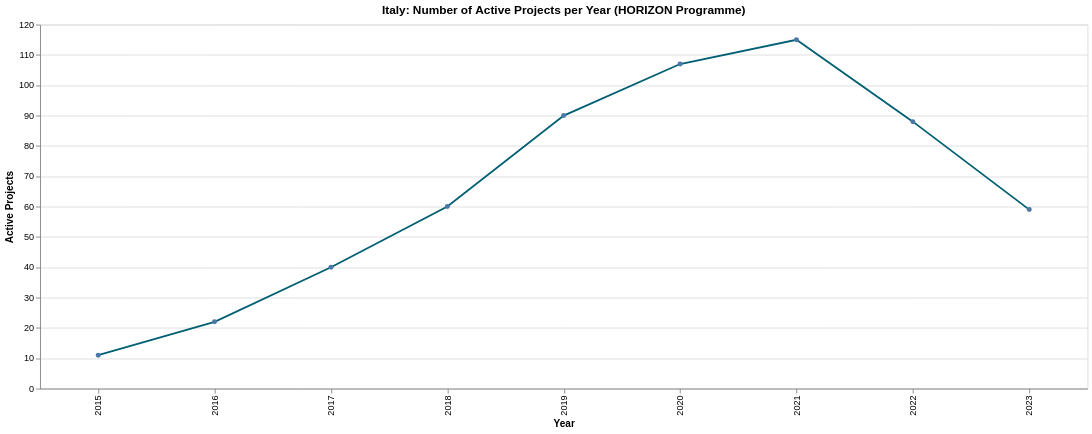

Vega-Lite specification for this chart:
### Vega specification from a JSON file in a GitHub repository (floating-point values rounded to 4 significant figures)
{"$schema": "https://vega.github.io/schema/vega/v5.json", "autosize": {"contains": "padding", "type": "fit-x"}, "axes": [{"aria": false, "domain": false, "grid": true, "gridScale": "x", "labels": false, "maxExtent": 0, "minExtent": 0, "orient": "left", "scale": "y", "tickCount": {"signal": "ceil(height/40)"}, "ticks": false, "zindex": 0}, {"grid": false, "labelAlign": "right", "labelAngle": 270, "labelBaseline": "middle", "orient": "bottom", "scale": "x", "title": "Year", "zindex": 0}, {"grid": false, "labelOverlap": true, "orient": "left", "scale": "y", "tickCount": {"signal": "ceil(height/40)"}, "title": "Active Projects", "zindex": 0}], "background": "white", "data": [{"name": "data-78fdea25158b60854d2f0fb7cbcef877", "values": [{"active_projects_count": 11, "total_net_contrib": 3037000.0, "year": 2015}, {"active_projects_count": 22, "total_net_contrib": 6930000.0, "year": 2016}, {"active_projects_count": 40, "total_net_contrib": 10550000.0, "year": 2017}, {"active_projects_count": 60, "total_net_contrib": 19140000.0, "year": 2018}, {"active_projects_count": 90, "total_net_contrib": 29440000.0, "year": 2019}, {"active_projects_count": 107, "total_net_contrib": 37020000.0, "year": 2020}, {"active_projects_count": 115, "total_net_contrib": 40610000.0, "year": 2021}, {"active_projects_count": 88, "total_net_contrib": 27110000.0, "year": 2022}, {"active_projects_count": 59, "total_net_contrib": 19620000.0, "year": 2023}]}, {"name": "data_0", "source": "data-78fdea25158b60854d2f0fb7cbcef877", "transform": [{"expr": "isValid(datum[\"active_projects_count\"]) && isFinite(+datum[\"active_projects_count\"])", "type": "filter"}]}], "height": 400, "marks": [{"encode": {"update": {"defined": {"signal": "isValid(datum[\"active_projects_count\"]) && isFinite(+datum[\"active_projects_count\"])"}, "description": {"signal": "\"Year: \" + (isValid(datum[\"year\"]) ? datum[\"year\"] : \"\"+datum[\"year\"]) + \"; Active Projects: \" + (format(datum[\"active_projects_count\"], \"\")) + \"; Total EU Contribution (€): \" + (format(datum[\"total_net_contrib\"], \",.0f\"))"}, "stroke": {"value": "#005f73"}, "tooltip": {"signal": "{\"Year\": isValid(datum[\"year\"]) ? datum[\"year\"] : \"\"+datum[\"year\"], \"Active Projects\": format(datum[\"active_projects_count\"], \"\"), \"Total EU Contribution (€)\": format(datum[\"total_net_contrib\"], \",.0f\")}"}, "x": {"field": "year", "scale": "x"}, "y": {"field": "active_projects_count", "scale": "y"}}}, "from": {"data": "data-78fdea25158b60854d2f0fb7cbcef877"}, "name": "layer_0_marks", "sort": {"field": "x"}, "style": ["line"], "type": "line"}, {"encode": {"update": {"ariaRoleDescription": {"value": "point"}, "description": {"signal": "\"Year: \" + (isValid(datum[\"year\"]) ? datum[\"year\"] : \"\"+datum[\"year\"]) + \"; Active Projects: \" + (format(datum[\"active_projects_count\"], \"\")) + \"; Total EU Contribution (€): \" + (format(datum[\"total_net_contrib\"], \",.0f\"))"}, "fill": {"value": "#4c78a8"}, "opacity": {"value": 1}, "tooltip": {"signal": "{\"Year\": isValid(datum[\"year\"]) ? datum[\"year\"] : \"\"+datum[\"year\"], \"Active Projects\": format(datum[\"active_projects_count\"], \"\"), \"Total EU Contribution (€)\": format(datum[\"total_net_contrib\"], \",.0f\")}"}, "x": {"field": "year", "scale": "x"}, "y": {"field": "active_projects_count", "scale": "y"}}}, "from": {"data": "data_0"}, "name": "layer_1_marks", "style": ["point"], "type": "symbol"}], "padding": 5, "scales": [{"domain": {"fields": [{"data": "data-78fdea25158b60854d2f0fb7cbcef877", "field": "year"}, {"data": "data_0", "field": "year"}], "sort": true}, "name": "x", "padding": 0.5, "range": [0, {"signal": "width"}], "type": "point"}, {"domain": {"fields": [{"data": "data-78fdea25158b60854d2f0fb7cbcef877", "field": "active_projects_count"}, {"data": "data_0", "field": "active_projects_count"}]}, "name": "y", "nice": true, "range": [{"signal": "height"}, 0], "type": "linear", "zero": true}], "signals": [{"init": "isFinite(containerSize()[0]) ? containerSize()[0] : 300", "name": "width", "on": [{"events": "window:resize", "update": "isFinite(containerSize()[0]) ? containerSize()[0] : 300"}]}], "style": "cell", "title": {"frame": "group", "text": "Italy: Number of Active Projects per Year (HORIZON Programme)"}}
